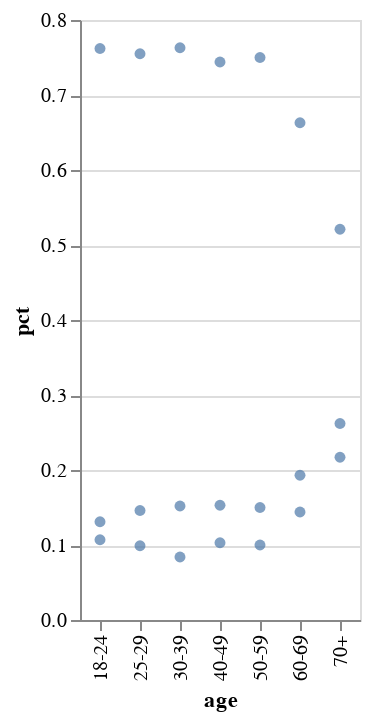

Notebook cell for this chart:
### Code cell
alt.Chart(no).encode(x='age', y='pct').mark_circle()

### Figure 1 — Vega-Lite specification as saved in the notebook (floating-point values rounded to 4 significant figures)
{"config": {"view": {"continuousWidth": 400, "continuousHeight": 300}}, "data": {"name": "data-235d74cff4151e7f691ed260b343d78b"}, "mark": "circle", "encoding": {"x": {"field": "age", "type": "nominal"}, "y": {"field": "pct", "type": "quantitative"}}, "$schema": "https://vega.github.io/schema/vega-lite/v4.17.0.json", "datasets": {"data-235d74cff4151e7f691ed260b343d78b": [{"age": "18-24", "religion": "No religion", "response": "Not wrong", "n": 1147, "pct": 0.762}, {"age": "18-24", "religion": "No religion", "response": "Wrong", "n": 161, "pct": 0.107}, {"age": "18-24", "religion": "No religion", "response": "Wrong-ish", "n": 197, "pct": 0.131}, {"age": "25-29", "religion": "No religion", "response": "Not wrong", "n": 887, "pct": 0.755}, {"age": "25-29", "religion": "No religion", "response": "Wrong", "n": 116, "pct": 0.099}, {"age": "25-29", "religion": "No religion", "response": "Wrong-ish", "n": 172, "pct": 0.146}, {"age": "30-39", "religion": "No religion", "response": "Not wrong", "n": 1853, "pct": 0.763}, {"age": "30-39", "religion": "No religion", "response": "Wrong", "n": 205, "pct": 0.084}, {"age": "30-39", "religion": "No religion", "response": "Wrong-ish", "n": 370, "pct": 0.152}, {"age": "40-49", "religion": "No religion", "response": "Not wrong", "n": 1818, "pct": 0.744}, {"age": "40-49", "religion": "No religion", "response": "Wrong", "n": 251, "pct": 0.103}, {"age": "40-49", "religion": "No religion", "response": "Wrong-ish", "n": 375, "pct": 0.153}, {"age": "50-59", "religion": "No religion", "response": "Not wrong", "n": 1591, "pct": 0.75}, {"age": "50-59", "religion": "No religion", "response": "Wrong", "n": 211, "pct": 0.1}, {"age": "50-59", "religion": "No religion", "response": "Wrong-ish", "n": 318, "pct": 0.15}, {"age": "60-69", "religion": "No religion", "response": "Not wrong", "n": 970, "pct": 0.663}, {"age": "60-69", "religion": "No religion", "response": "Wrong", "n": 211, "pct": 0.144}, {"age": "60-69", "religion": "No religion", "response": "Wrong-ish", "n": 282, "pct": 0.193}, {"age": "70+", "religion": "No religion", "response": "Not wrong", "n": 469, "pct": 0.521}, {"age": "70+", "religion": "No religion", "response": "Wrong", "n": 236, "pct": 0.262}, {"age": "70+", "religion": "No religion", "response": "Wrong-ish", "n": 195, "pct": 0.217}]}}
